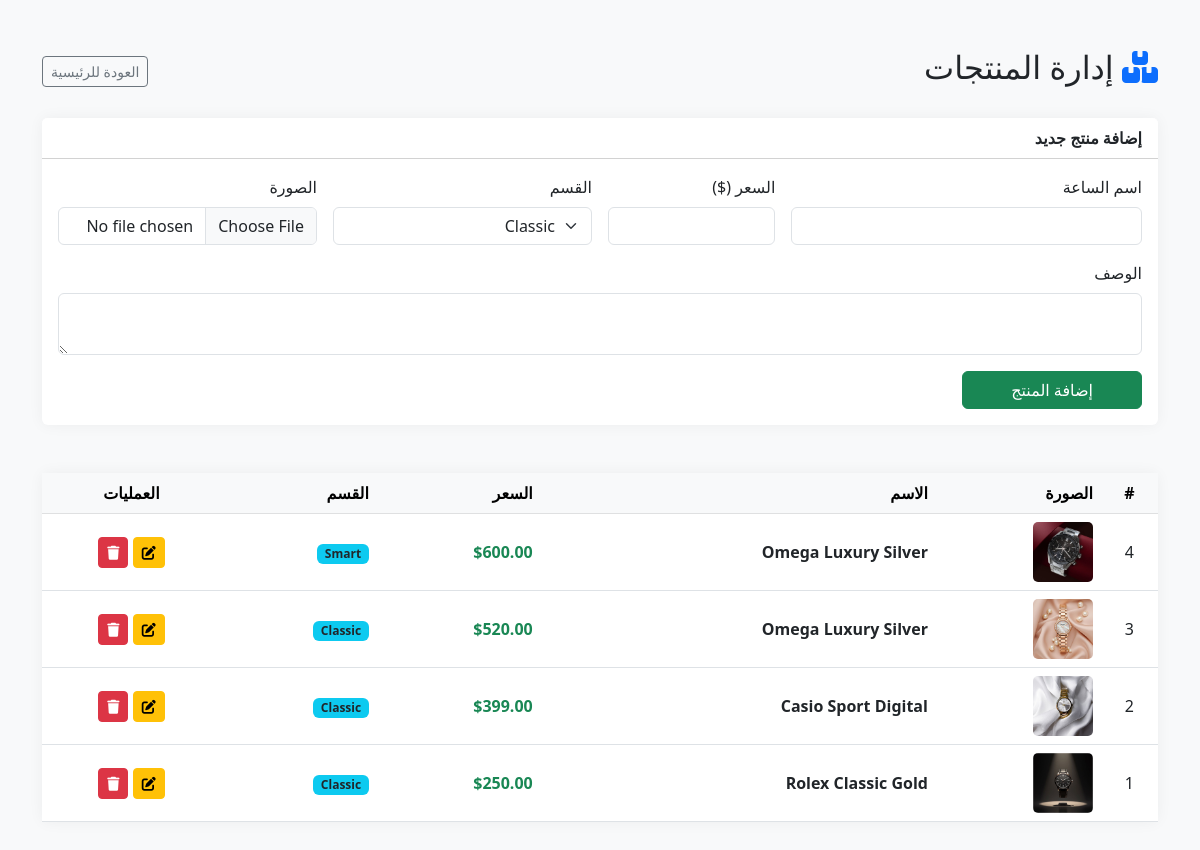
The page /admin/admin_product.php (signed in) on the database its author committed.
### tables this page shows
CREATE TABLE `products` (
  `id` int(11) NOT NULL,
  `category_id` int(11) DEFAULT NULL,
  `title` varchar(255) NOT NULL,
  `price` decimal(10,2) NOT NULL,
  `description` text DEFAULT NULL,
  `image` varchar(255) DEFAULT NULL,
  `stock` int(11) DEFAULT 10,
  `created_at` timestamp NOT NULL DEFAULT current_timestamp()
);

CREATE TABLE `categories` (
  `id` int(11) NOT NULL,
  `name` varchar(100) NOT NULL
);

### admin/admin_product.php (the view, shortened to what this page needs)
<?php
require_once '../includes/db.php';
?>
<!DOCTYPE html>
<html lang="ar" dir="rtl">
<head>
    <link href="https://cdn.jsdelivr.net/npm/bootstrap@5.3.0/dist/css/bootstrap.min.css" rel="stylesheet">
    <link rel="stylesheet" href="https://cdnjs.cloudflare.com/ajax/libs/font-awesome/6.5.1/css/all.min.css">
</head>
<body>
<div class="container py-5">
    <div class="d-flex justify-content-between align-items-center mb-4">
        <h2><i class="fa-solid fa-boxes-stacked text-primary"></i> إدارة المنتجات</h2>
        <a href="dashboard.php" class="btn btn-outline-secondary btn-sm">العودة للرئيسية</a>
    </div>
    <div class="card mb-5">
        <div class="card-header bg-white fw-bold">إضافة منتج جديد</div>
        <div class="card-body">
            <form method="POST" enctype="multipart/form-data" class="row g-3">
                <div class="col-md-4">
                    <label class="form-label">اسم الساعة</label>
                    <input type="text" name="title" class="form-control" required>
                </div>
                <div class="col-md-2">
                    <label class="form-label">السعر ($)</label>
                    <input type="number" step="0.01" name="price" class="form-control" required>
                </div>
                <div class="col-md-3">
                    <label class="form-label">القسم</label>
                    <select name="category_id" class="form-select" required>
                        <?php
                        $cats = mysqli_query($conn, "SELECT * FROM categories");
                        while($c = mysqli_fetch_assoc($cats)) echo "<option value='{$c['id']}'>{$c['name']}</option>";
                        ?>
                    </select>
                </div>
                <div class="col-md-3">
                    <label class="form-label">الصورة</label>
                    <input type="file" name="image" class="form-control" required>
                </div>
                <div class="col-12">
                    <label class="form-label">الوصف</label>
                    <textarea name="description" class="form-control" rows="2"></textarea>
                </div>
                <div class="col-12 text-end">
                    <button type="submit" name="add_product" class="btn btn-success px-5">إضافة المنتج</button>
                </div>
            </form>
        </div>
    </div>
    <div class="card">
        <div class="card-body p-0">
            <table class="table table-hover align-middle mb-0">
                <thead class="table-light">
                    <tr>
                        <th class="text-center">#</th>
                        <th>الصورة</th>
                        <th>الاسم</th>
                        <th>السعر</th>
                        <th>القسم</th>
                        <th class="text-center">العمليات</th>
                    </tr>
                </thead>
                <tbody>
                    <?php
                    $res = mysqli_query($conn,"SELECT products.*, categories.name AS cat_name FROM products LEFT JOIN categories ON products.category_id=categories.id ORDER BY id DESC");
                    while($row = mysqli_fetch_assoc($res)){
                    ?>
                    <tr>
                        <td class="text-center"><?php echo $row['id']; ?></td>
                        <td><img src="../assets/images/<?php echo $row['image']; ?>" class="product-img"></td>
                        <td class="fw-bold"><?php echo $row['title']; ?></td>
                        <td class="text-success fw-bold">$<?php echo $row['price']; ?></td>
                        <td><span class="badge bg-info text-dark"><?php echo $row['cat_name']; ?></span></td>
                        <td class="text-center">
                            <button class="btn btn-warning btn-sm edit-btn"
                                    data-id="<?php echo $row['id']; ?>"
                                    data-title="<?php echo $row['title']; ?>"
                                    data-price="<?php echo $row['price']; ?>"
                                    data-category="<?php echo $row['category_id']; ?>"
                                    data-description="<?php echo $row['description']; ?>">
                                <i class="fa-solid fa-pen-to-square"></i>
                            </button>
                            <a href="admin_products.php?delete=<?php echo $row['id']; ?>" class="btn btn-danger btn-sm delete-confirm">
                                <i class="fa-solid fa-trash"></i>
                            </a>
                        </td>
                    </tr>
                    <?php } ?>
                </tbody>
            </table>
        </div>
    </div>
</div>
</body>
</html>

### admin/admin_product.php (style rules this page uses)
body { background-color: #f8f9fa; }
.product-img { width: 60px; height: 60px; object-fit: cover; border-radius: 5px; }
.card { border: none; box-shadow: 0 0 15px rgba(0,0,0,0.05); }

### rows shown on the page
products: id "4", image (picture), title "Omega Luxury Silver", price "600.00", category.name "Smart"
products: id "3", image (picture), title "Omega Luxury Silver", price "520.00", category.name "Classic"
products: id "2", image (picture), title "Casio Sport Digital", price "399.00", category.name "Classic"
products: id "1", image (picture), title "Rolex Classic Gold", price "250.00", category.name "Classic"

### other values the page prints
form field category_id "Classic"
